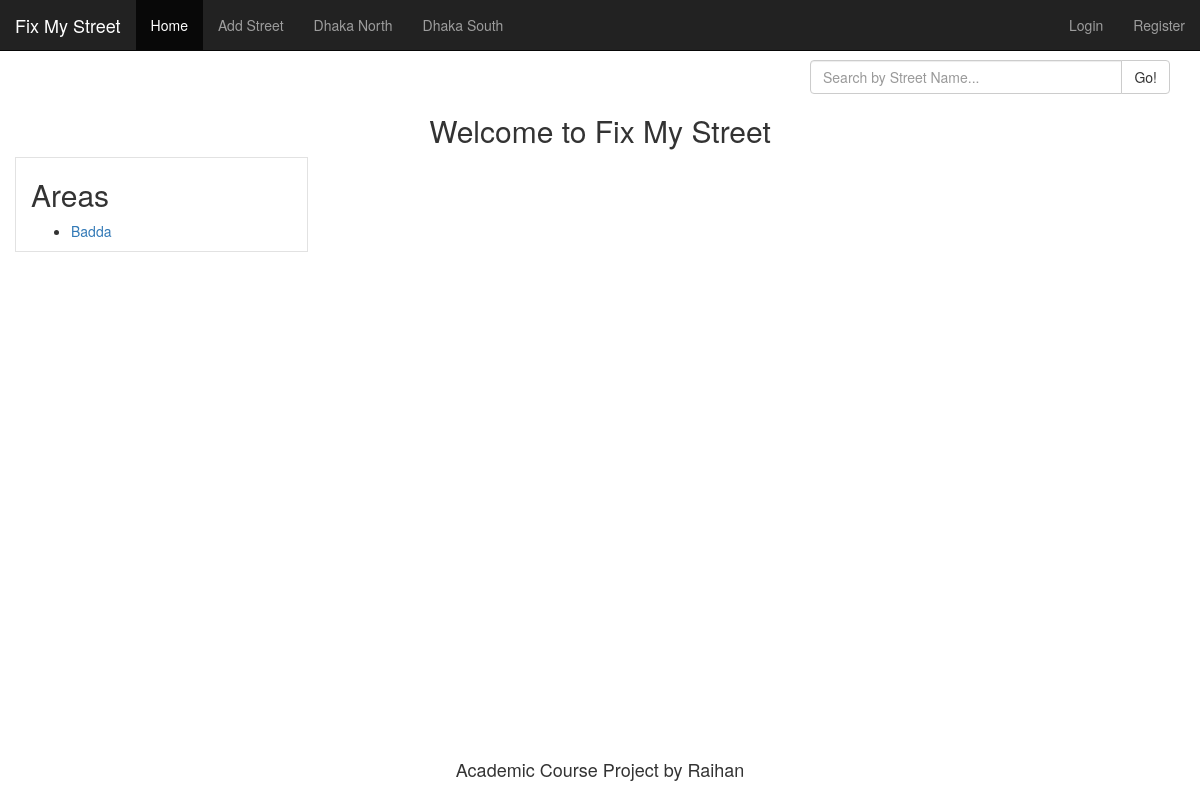
The app's page /Views/home.php, older data.
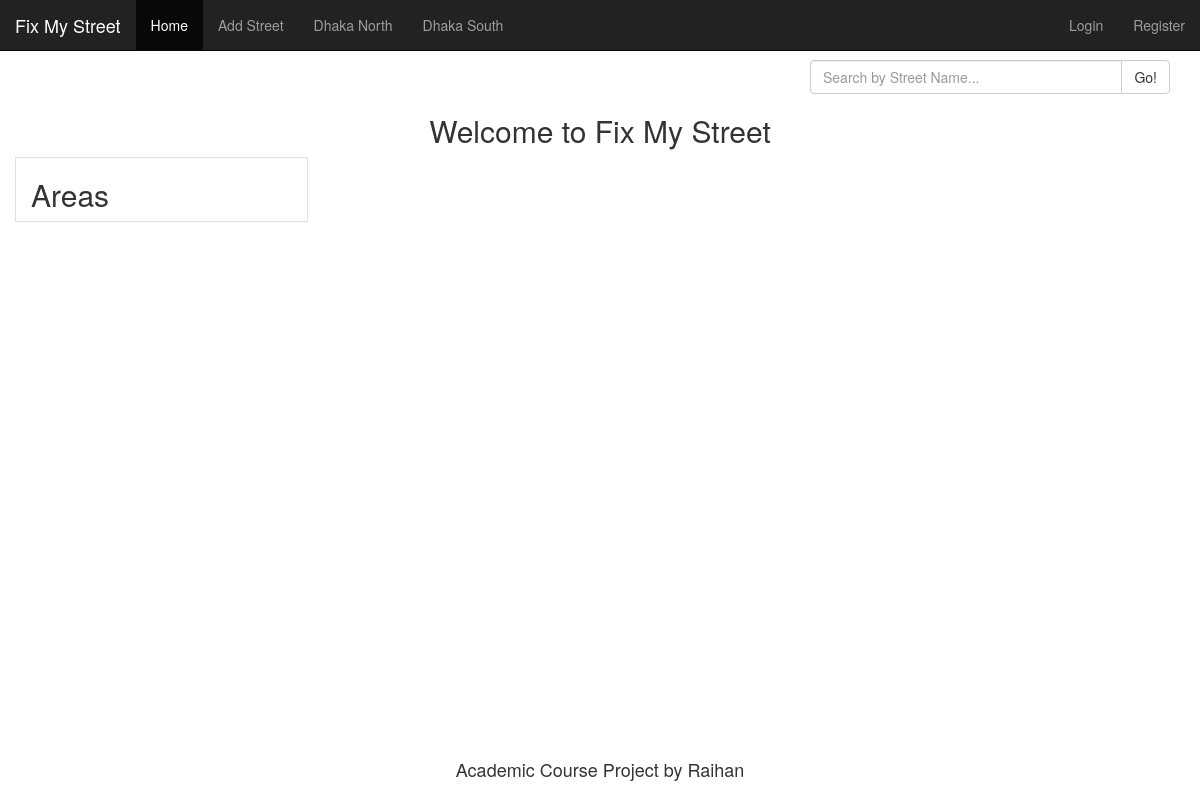
The same page, newer data.
### tables this page shows
CREATE TABLE `areas` (
  `id` int(11) NOT NULL,
  `name` varchar(200) NOT NULL,
  `user_id` int(11) NOT NULL,
  `time` timestamp NOT NULL DEFAULT CURRENT_TIMESTAMP ON UPDATE CURRENT_TIMESTAMP
);

### Models/Connection.php (called while the page is built, shortened)
<?php
class Connection
{
    private $servername = "localhost";
    private $username = "fixmystreetdb_user";
    private $password = "16911691";
    private $dbname = "fixMyStreetdb";
    private $conn;
    public function __construct()
    {
        $this->conn = new mysqli(
                $this->servername,
                $this->username,
                $this->password,
                $this->dbname
            );
    }
    public function execute($query)
    {
        $result = $this->conn->query($query);
        return $result;
    }
}

### Models/Area.php (called while the page is built, shortened)
<?php
class Area
{
    public static $tableName = "areas";
    function __construct($name, $user_id)
    {
        $this->name = $name;
    }
    public function setId($id)
    {
        $this->id = $id;
    }
    public static function getAll()
    {
        $conn = new Connection();
        $tn = self::$tableName;
        $query = "SELECT * FROM {$tn}";
        $result = $conn->execute($query);
        return self::checkResult($result);
    }
    private static function checkResult($result)
    {
        $array = [];
        if ($result->num_rows > 0) {
            while ($row = $result->fetch_assoc()) {
                $obj = new Area(
                    	$row['name'],
                        $row['user_id']
                    );
                $obj->setId($row['id']);
                array_push($array, $obj);
            }
            return $array;
        } else {
            return false;
        }
    }
}

### Views/Import/areas.php (the view)
<h2>Areas</h2>
<ul>
    <?php
        $areas = Area::getAll();
        if ($areas)
            foreach ($areas as $area) {
                $link = "{$areaPhp}?areaid={$area->id}";
                echo "<li><a href='{$link}'>{$area->name}</a></li>";
            }
    ?>
</ul>

### Views/Import/header.php (shortened to what this page needs)
<!DOCTYPE html>
<html>
	<head>
        <link rel="stylesheet" type="text/css" href="Views/vendor/bootstrap/css/bootstrap.min.css">
        <link rel="stylesheet" type="text/css" href="Views/css/main.css">
	</head>
	<body>
		<?php
			require 'navbar.php';
		?>
		<div class="container" style="margin-top: 60px; ">

### Views/Import/navbar.php (shortened to what this page needs)
<nav class="navbar navbar-inverse navbar-fixed-top">
    <div class="container-fluid">
        <div class="navbar-header">
            <a class="navbar-brand" href="index.php">Fix My Street</a>
        </div>
        <div id="navbar" class="navbar-collapse collapse">
            <ul class="nav navbar-nav">
                <li
                    <?php
                        if($activeBar=="Home")
                            echo "class='active'";
                    ?>
                >
                    <a href="index.php">Home</a>
                </li>
                <li
                    <?php
                        if($activeBar=="Add Street")
                            echo "class='active'";
                    ?>
                >
                    <a href="StreetController.php">Add Street</a>
                </li>
                <li>
                    <a href="#">Dhaka North</a>
                </li>
                <li>
                    <a href="#">Dhaka South</a>
                </li>
            </ul>
            <ul class="nav navbar-nav navbar-right">
                <?php if ($curUser) : ?>
                    <li class="dropdown">
                        <a href="#" class="dropdown-toggle" data-toggle="dropdown" role="button" aria-expanded="false">
                            <?php echo $curUser->name; ?>
                            <span class="caret"></span>
                        </a>
                        <ul class="dropdown-menu" role="menu">
                            <li>
                                <a href="index.php">
                                    Home
                                </a>
                            </li>
                            <li>
                                <a href="UserController.php?logout">
                                    Logout
                                </a>
                            </li>
                        </ul>
                    </li>
                <?php else : ?>
                    <li <?php if($activeBar=="Login") echo "class='active'"; ?> >
                        <a href="UserController.php?login">Login</a>
                    </li>
                    <li <?php if($activeBar=="Register") echo "class='active'"; ?> >
                        <a href="UserController.php?register">Register</a>
                    </li>
                <?php endif ?>
            </ul>
        </div>
    </div>
</nav>

### Views/home.php (shortened to what this page needs)
<?php
    $activeBar="Home";
    require 'Import/header.php';
?>
    <div class="row">
        <div class="col-lg-8">
        </div>
        <div class="col-lg-4">
            <form action="search.php" method="get">
                <div class="input-group">
                    <input type="text" name="q" class="form-control" placeholder="Search by Street Name...">
                    <span class="input-group-btn">
                        <button type="submit" class="btn btn-default" type="button">Go!</button>
                    </span>
                </div>
            </form>
        </div>
    </div>
    <div style="text-align: center;">
        <h2>Welcome to Fix My Street</h2>
    </div>
    <div class="row">
        <div class="col-md-3" style="border: 0.2px solid #e2e2e2;">
            <?php
                require 'Import/areas.php';
            ?>
        </div>
        <div class="col-md-9">
        </div>
    </div>
<?php
    require 'Import/footer.php';
?>

### Views/Import/footer.php
        </div>
        <footer>
            <h4>Academic Course Project by Raihan</h4>
        </footer>
    </body>
</html>

### Views/css/main.css (style rules this page uses)
html { position: relative; min-height: 100%; }
body { margin: 0 0 50px; }
footer { position: absolute; left: 0; bottom: 0; height: 50px; width: 100%; text-align: center; }

Row changes from the older to the newer data that the page shows:
removed areas: name "Badda"
